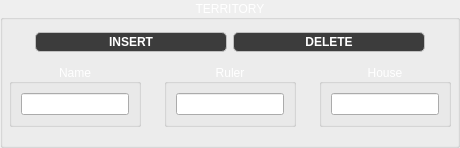
           <widget class="QGroupBox" name="groupBox_5">
            <property name="styleSheet">
             <string notr="true">color:rgb(255, 255, 255);</string>
            </property>
            <property name="title">
             <string>TERRITORY</string>
            </property>
            <property name="alignment">
             <set>Qt::AlignCenter</set>
            </property>
            <layout class="QVBoxLayout" name="verticalLayout_9">
             <property name="spacing">
              <number>0</number>
             </property>
             <property name="leftMargin">
              <number>3</number>
             </property>
             <property name="topMargin">
              <number>3</number>
             </property>
             <property name="rightMargin">
              <number>3</number>
             </property>
             <property name="bottomMargin">
              <number>15</number>
             </property>
             <item>
              <widget class="QWidget" name="widget_17" native="true">
               <layout class="QHBoxLayout" name="horizontalLayout_67">
                <item>
                 <spacer name="horizontalSpacer_25">
                  <property name="orientation">
                   <enum>Qt::Horizontal</enum>
                  </property>
                  <property name="sizeType">
                   <enum>QSizePolicy::Preferred</enum>
                  </property>
                  <property name="sizeHint" stdset="0">
                   <size>
                    <width>20</width>
                    <height>20</height>
                   </size>
                  </property>
                 </spacer>
                </item>
                <item>
                 <widget class="QPushButton" name="territory_insert_pushButton">
                  <property name="styleSheet">
                   <string notr="true">color: rgb(255, 255, 255);
font: &quot;Rockwell&quot;;
background-color: rgb(60, 60, 60);

font: bold; 
border: 1px solid silver;
border-radius: 5px;
subcontrol-origin:  margin;
padding: 2 2px 2 2px;</string>
                  </property>
                  <property name="text">
                   <string>INSERT</string>
                  </property>
                 </widget>
                </item>
                <item>
                 <widget class="QPushButton" name="territory_delete_pushButton">
                  <property name="styleSheet">
                   <string notr="true">color: rgb(255, 255, 255);
font: &quot;Rockwell&quot;;
background-color: rgb(60, 60, 60);

font: bold; 
border: 1px solid silver;
border-radius: 5px;
subcontrol-origin:  margin;
padding: 2 2px 2 2px;</string>
                  </property>
                  <property name="text">
                   <string>DELETE</string>
                  </property>
                 </widget>
                </item>
                <item>
                 <spacer name="horizontalSpacer_27">
                  <property name="orientation">
                   <enum>Qt::Horizontal</enum>
                  </property>
                  <property name="sizeType">
                   <enum>QSizePolicy::Preferred</enum>
                  </property>
                  <property name="sizeHint" stdset="0">
                   <size>
                    <width>20</width>
                    <height>20</height>
                   </size>
                  </property>
                 </spacer>
                </item>
               </layout>
              </widget>
             </item>
             <item>
              <widget class="QWidget" name="widget_18" native="true">
               <layout class="QHBoxLayout" name="horizontalLayout_68">
                <property name="spacing">
                 <number>3</number>
                </property>
                <property name="leftMargin">
                 <number>3</number>
                </property>
                <property name="topMargin">
                 <number>3</number>
                </property>
                <property name="rightMargin">
                 <number>3</number>
                </property>
                <property name="bottomMargin">
                 <number>3</number>
                </property>
                <item>
                 <widget class="QGroupBox" name="groupBox_51">
                  <property name="styleSheet">
                   <string notr="true">color:rgb(255, 255, 255);</string>
                  </property>
                  <property name="title">
                   <string>Name</string>
                  </property>
                  <property name="alignment">
                   <set>Qt::AlignCenter</set>
                  </property>
                  <layout class="QHBoxLayout" name="horizontalLayout_69">
                   <item>
                    <widget class="QLineEdit" name="territory_name_lineEdit">
                     <property name="styleSheet">
                      <string notr="true">font: 12pt &quot;Rockwell&quot;; </string>
                     </property>
                    </widget>
                   </item>
                  </layout>
                 </widget>
                </item>
                <item>
                 <spacer name="horizontalSpacer_36">
                  <property name="orientation">
                   <enum>Qt::Horizontal</enum>
                  </property>
                  <property name="sizeType">
                   <enum>QSizePolicy::Preferred</enum>
                  </property>
                  <property name="sizeHint" stdset="0">
                   <size>
                    <width>20</width>
                    <height>20</height>
                   </size>
                  </property>
                 </spacer>
                </item>
                <item>
                 <widget class="QGroupBox" name="groupBox_52">
                  <property name="styleSheet">
                   <string notr="true"> color:rgb(255, 255, 255);</string>
                  </property>
                  <property name="title">
                   <string>Ruler</string>
                  </property>
                  <property name="alignment">
                   <set>Qt::AlignCenter</set>
                  </property>
                  <layout class="QHBoxLayout" name="horizontalLayout_70">
                   <item>
                    <widget class="QLineEdit" name="territory_ruler_lineEdit">
                     <property name="styleSheet">
                      <string notr="true">font: 12pt &quot;Rockwell&quot;; </string>
                     </property>
                    </widget>
                   </item>
                  </layout>
                 </widget>
                </item>
                <item>
                 <spacer name="horizontalSpacer_37">
                  <property name="orientation">
                   <enum>Qt::Horizontal</enum>
                  </property>
                  <property name="sizeType">
                   <enum>QSizePolicy::Preferred</enum>
                  </property>
                  <property name="sizeHint" stdset="0">
                   <size>
                    <width>20</width>
                    <height>20</height>
                   </size>
                  </property>
                 </spacer>
                </item>
                <item>
                 <widget class="QGroupBox" name="groupBox_53">
                  <property name="styleSheet">
                   <string notr="true">color:rgb(255, 255, 255);</string>
                  </property>
                  <property name="title">
                   <string>House</string>
                  </property>
                  <property name="alignment">
                   <set>Qt::AlignCenter</set>
                  </property>
                  <layout class="QHBoxLayout" name="horizontalLayout_71">
                   <item>
                    <widget class="QLineEdit" name="territory_house_lineEdit">
                     <property name="styleSheet">
                      <string notr="true">font: 12pt &quot;Rockwell&quot;; </string>
                     </property>
                    </widget>
                   </item>
                  </layout>
                 </widget>
                </item>
               </layout>
              </widget>
             </item>
            </layout>
           </widget>
